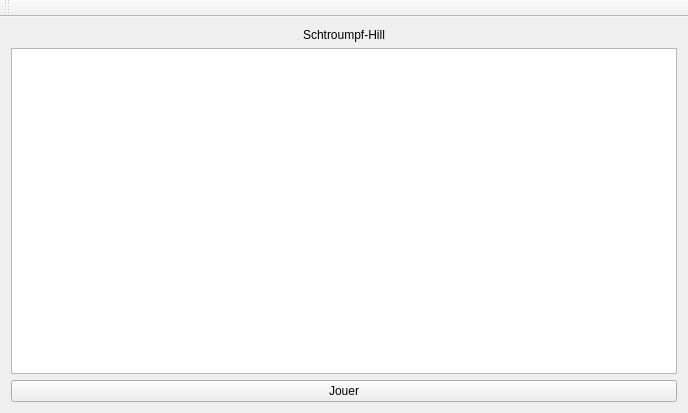
<?xml version="1.0" encoding="UTF-8"?>
<ui version="4.0">
 <class>View</class>
 <widget class="QMainWindow" name="View">
  <property name="geometry">
   <rect>
    <x>0</x>
    <y>0</y>
    <width>688</width>
    <height>413</height>
   </rect>
  </property>
  <property name="windowTitle">
   <string>View</string>
  </property>
  <widget class="QWidget" name="centralWidget">
   <layout class="QHBoxLayout" name="horizontalLayout">
    <item>
     <layout class="QGridLayout" name="gridLayout">
      <item row="1" column="1">
       <widget class="QGraphicsView" name="graphicsView"/>
      </item>
      <item row="0" column="1" alignment="Qt::AlignHCenter|Qt::AlignTop">
       <widget class="QLabel" name="label">
        <property name="text">
         <string>Schtroumpf-Hill</string>
        </property>
       </widget>
      </item>
      <item row="3" column="1" alignment="Qt::AlignVCenter">
       <widget class="QPushButton" name="pushButton">
        <property name="minimumSize">
         <size>
          <width>0</width>
          <height>0</height>
         </size>
        </property>
        <property name="text">
         <string>Jouer</string>
        </property>
       </widget>
      </item>
     </layout>
    </item>
   </layout>
  </widget>
  <widget class="QMenuBar" name="menuBar">
   <property name="geometry">
    <rect>
     <x>0</x>
     <y>0</y>
     <width>688</width>
     <height>22</height>
    </rect>
   </property>
  </widget>
  <widget class="QToolBar" name="mainToolBar">
   <attribute name="toolBarArea">
    <enum>TopToolBarArea</enum>
   </attribute>
   <attribute name="toolBarBreak">
    <bool>false</bool>
   </attribute>
  </widget>
 </widget>
 <layoutdefault spacing="6" margin="11"/>
 <resources/>
 <connections/>
</ui>
